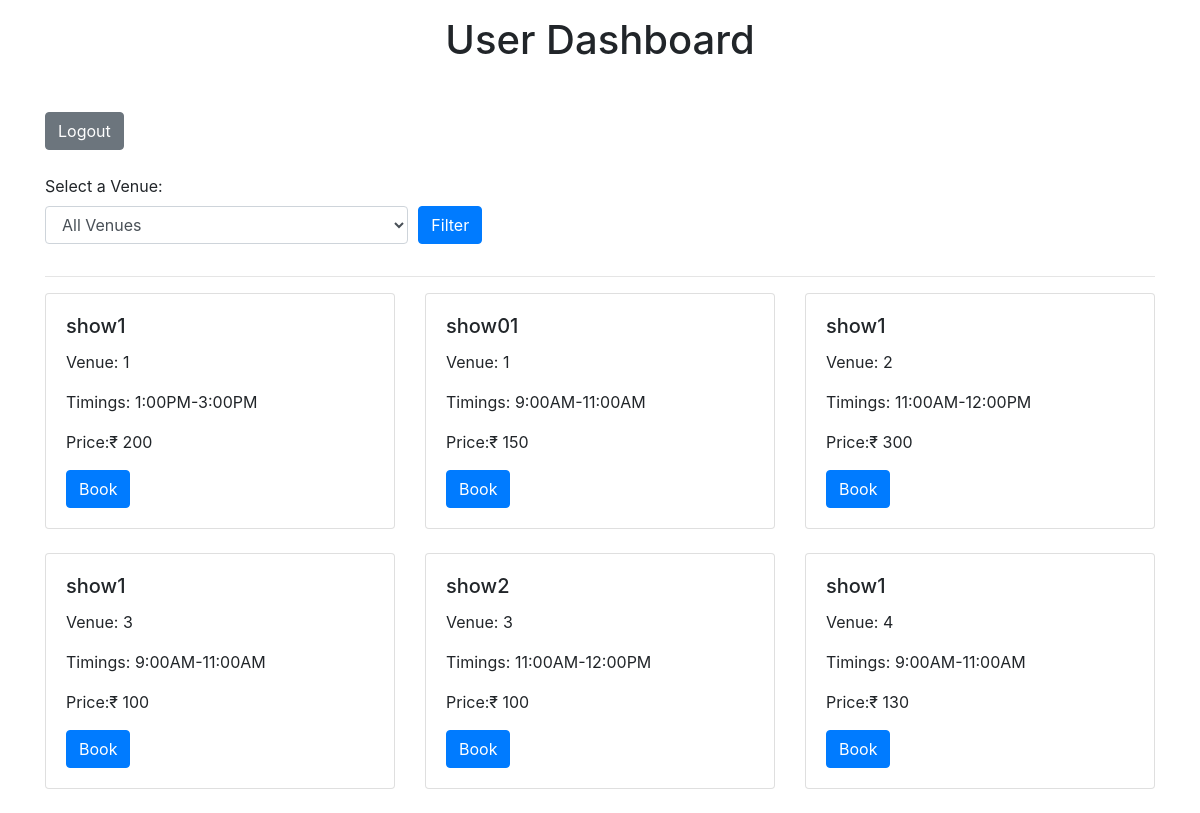
The page /userdashboard on the database its author committed.
### tables this page shows
CREATE TABLE shows
               (id INTEGER PRIMARY KEY AUTOINCREMENT,
               venue_id INTEGER NOT NULL,
               name TEXT NOT NULL,
               ratings INTEGER NOT NULL,
               timings TEXT NOT NULL,
               tags TEXT NOT NULL,
               price INTEGER NOT NULL,
               FOREIGN KEY(venue_id) REFERENCES venues(id));

### app.py (the view)
@app.route('/userdashboard')
def userdashboard():
    selected_venue_id = request.args.get('venue')
    search_query = request.args.get('q')
    conn = sqlite3.connect('mydatabase.db')
    cursor = conn.cursor()
    cursor.execute("SELECT * FROM venues")
    venues = cursor.fetchall()
    if search_query:
        cursor.execute("SELECT * FROM venues WHERE name LIKE ? OR address LIKE ?",
                       ('%{}%'.format(search_query), '%{}%'.format(search_query)))
        venues = cursor.fetchall()
    if selected_venue_id:
        cursor.execute("SELECT * FROM shows WHERE venue_id=?", (selected_venue_id,))
        shows = cursor.fetchall()
    else:
        cursor.execute("SELECT * FROM shows")
        shows = cursor.fetchall()
    if search_query:
        cursor.execute("SELECT * FROM shows WHERE name LIKE ? OR description LIKE ?",
                       ('%{}%'.format(search_query), '%{}%'.format(search_query)))
        shows = cursor.fetchall()
    conn.close()
    return render_template('userdashboard.html', venues=venues, shows=shows, selected_venue_id=selected_venue_id, search_query=search_query)

### templates/userdashboard.html (shortened to what this page needs)
<!DOCTYPE html>
<html lang="en">
<head>
  <link rel="stylesheet" href="https://maxcdn.bootstrapcdn.com/bootstrap/4.0.0/css/bootstrap.min.css">
</head>
<body>
  <div class="container">
    <div class="text-center mt-3 mb-5">
      <h1>User Dashboard</h1>
    </div>
    <form action="{{ url_for('logout') }}" method="get">
      <button type="submit" class="btn btn-secondary">Logout</button>
    </form></br>
    <form action="{{ url_for('userdashboard') }}" method="get">
      <div class="form-row">
        <div class="form-group col-md-4">
          <label for="venue">Select a Venue:</label>
          <select class="form-control" id="venue" name="venue">
            <option value="">All Venues</option>
          </select>
        </div>
        <div class="form-group col-md-2">
          <button type="submit" class="btn btn-primary" style="margin-top: 32px;">Filter</button>
        </div>
      </div>
    </form>
    <hr>
    {% if shows %}
      <div class="row">
        {% for show in shows %}
          <div class="col-md-4 mb-4">
            <div class="card">
              <div class="card-body">
                <h5 class="card-title">{{ show[2] }}</h5>
                <p class="card-text">Venue: {{ show[1] }}</p>
                <p class="card-text">Timings: {{ show[4] }}</p>
                <p class="card-text">Price:₹ {{ show[6] }}</p>
                <a href="{{ url_for('bookshow', id=show[0]) }}" class="btn btn-primary">Book</a>
              </div>
            </div>
          </div>
        {% endfor %}
      </div>
    {% else %}
      <p>No shows found.</p>
    {% endif %}
  </div>
</body>
</html>

### rows shown on the page
shows: name "show1", venue "1", timings "1:00PM-3:00PM", price "200"
shows: name "show01", venue "1", timings "9:00AM-11:00AM", price "150"
shows: name "show1", venue "2", timings "11:00AM-12:00PM", price "300"
shows: name "show1", venue "3", timings "9:00AM-11:00AM", price "100"
shows: name "show2", venue "3", timings "11:00AM-12:00PM", price "100"
shows: name "show1", venue "4", timings "9:00AM-11:00AM", price "130"
